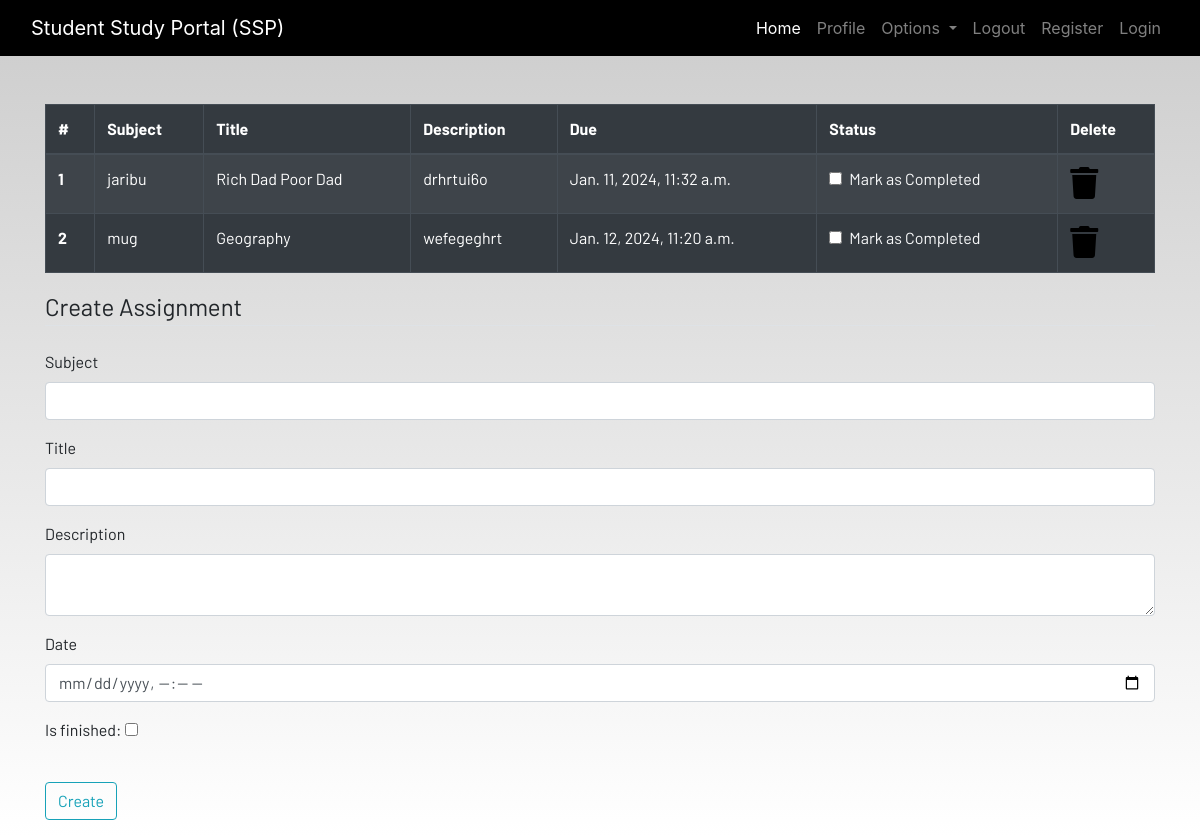
The page /homework/ (signed in) on the database as committed earlier.
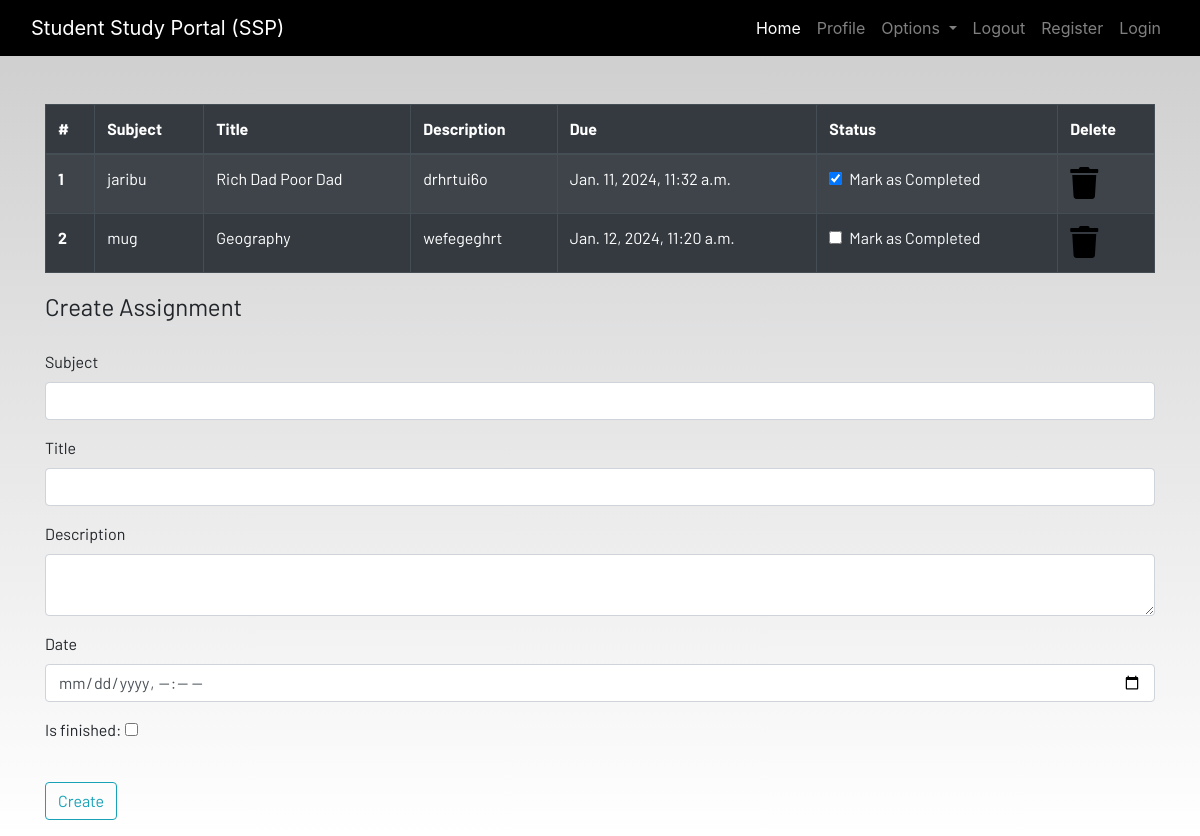
The same page on the database as committed later.
### dashboard/models.py (models this page shows, shortened)
class Homework(models.Model):
    user = models.ForeignKey(User, on_delete=models.CASCADE)
    subject = models.CharField(max_length=50)
    title = models.CharField(max_length=50)
    description = models.TextField(max_length=100)
    due = models.DateTimeField()
    is_finished = models.BooleanField(default=False)

### dashboard/views.py (the view)
# urls.py: path('homework/', views.homework, name="homework"),
def homework(request):
    homework = Homework.objects.filter(user=request.user)
    if len(homework) == 0:
        homework_done = True
    else:
         homework_done = False
    context = {'homeworks':homework, 'homeworks_done':homework_done,}
    return render(request, 'dashboard/homework.html', context)

### dashboard/templates/dashboard/homework.html (shortened to what this page needs)
{% extends 'dashboard/base.html' %}
{% load static %}
{% block content %}
<div class="container">
    {% if not homework_done  %}
    <table class="table table-striped table-bordered table-hover table-dark">
        <thead>
            <tr>
                <th scope="col">#</th>
                <th scope="col">Subject</th>
                <th scope="col">Title</th>
                <th scope="col">Description</th>
                <th scope="col">Due</th>
                <th scope="col">Status</th>
                <th scope="col">Delete</th>
            </tr>
        </thead>
        <tbody>
            {% for homework in homeworks %}
            <tr>
                <th scope="row">{{forloop.counter}}</th>
                <td>{{homework.subject}}</td>
                <td>{{homework.title}}</td>
                <td>{{homework.description}}</td>
                <td>{{homework.due}}</td>
                <td>
                    <a href="{% url 'update_homework' homework.id %}">
                        <div class="form-check">
                            {% if homework.is_finished == True  %}
                            <input class="form-check-input" type="checkbox" value="" checked>
                            {% else %}
                            <input class="form-check-input" type="checkbox" value="">
                            {% endif %}
                            <label class="form-check-label text-light" for="flexCheckDefault">
                                Mark as Completed
                            </label>
                        </div>
                    </a>
                </td>
                <td><a href="{% url 'delete_homework' homework.id %}"><i class="fa fa-trash fa-2x"></i></a></td>
            </tr>
{% endfor %}
        </tbody>
    </table>
    {% else %}
    <h4>All homeworks are completed!! Create to have more!!</h4>
    {% endif %}
</div>
<div class=" container">
    <form method="POST" action="/homework/add" >
        <fieldset class="form-group">
            <legend class="border-bottom mb-4">Create Assignment</legend>
            <div class="form-group">
                <label for="subject">Subject</label>
                <input type="text" class="form-control" name="subject" >
              </div>
              <div class="form-group">
                <label for="title">Title</label>
                <input type="text" class="form-control" name="title"  >
              </div>
              <div class="form-group">
                <label for="description">Description</label>
                <textarea type="text" class="form-control" name="description"></textarea>
              </div>
              <div class="form-group">
                <label for="due">Date</label>
                <input type="datetime-local" class="form-control" name="due" >
              </div>
              <div class="form-group">
                <label for="finish">Is finished:</label>
                <input type="checkbox" name="is_finish" >
              </div>
        </fieldset>
        <div class="form-group">
            <button href="" class="btn btn-outline-info" type="submit">
                Create
            </button>
        </div>
    </form>
</div>
{% endblock content %}

Rows that differ between the two databases and show on the page:
changed Homework "jaribu": value "☐" → "☑"
